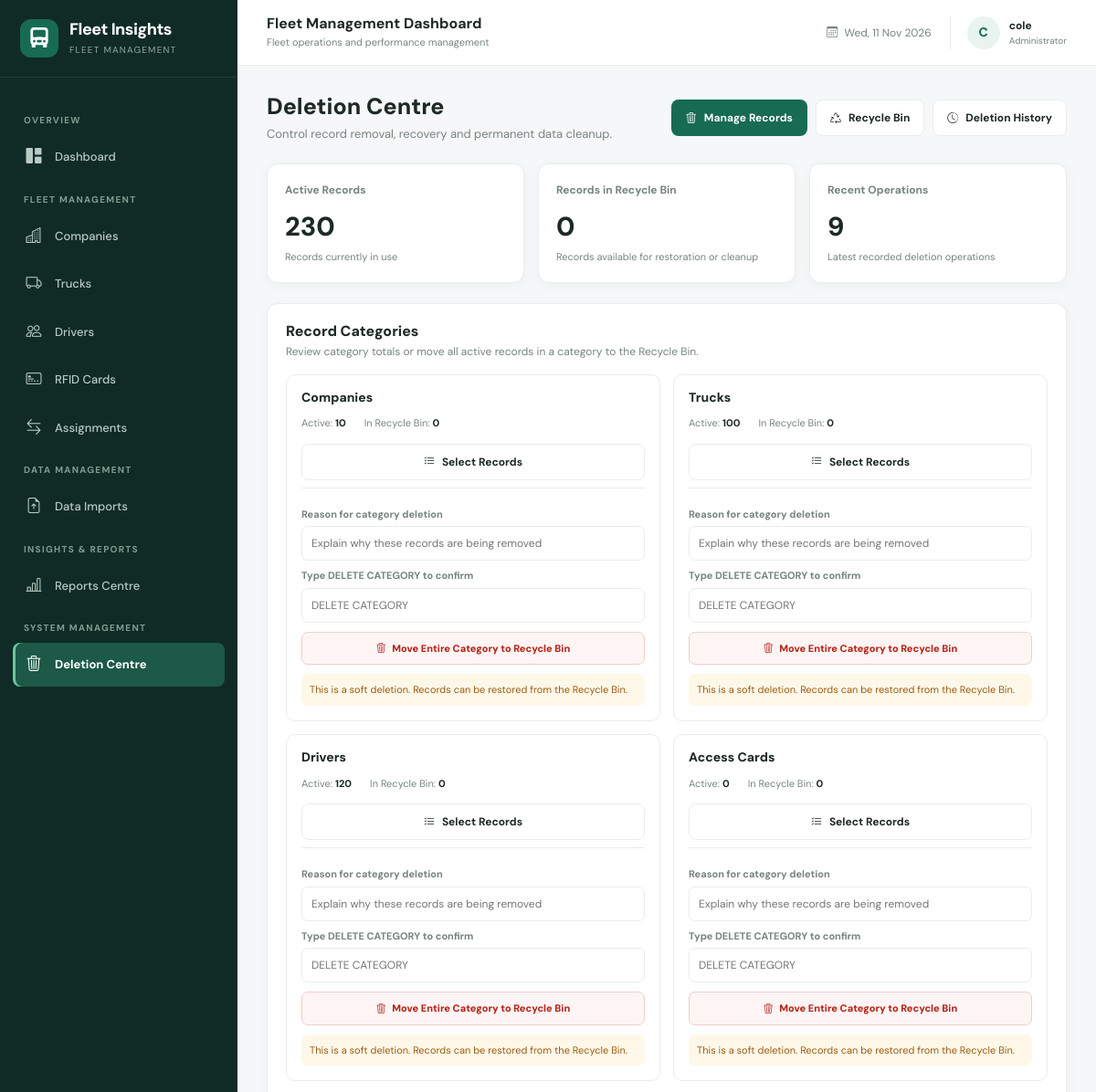
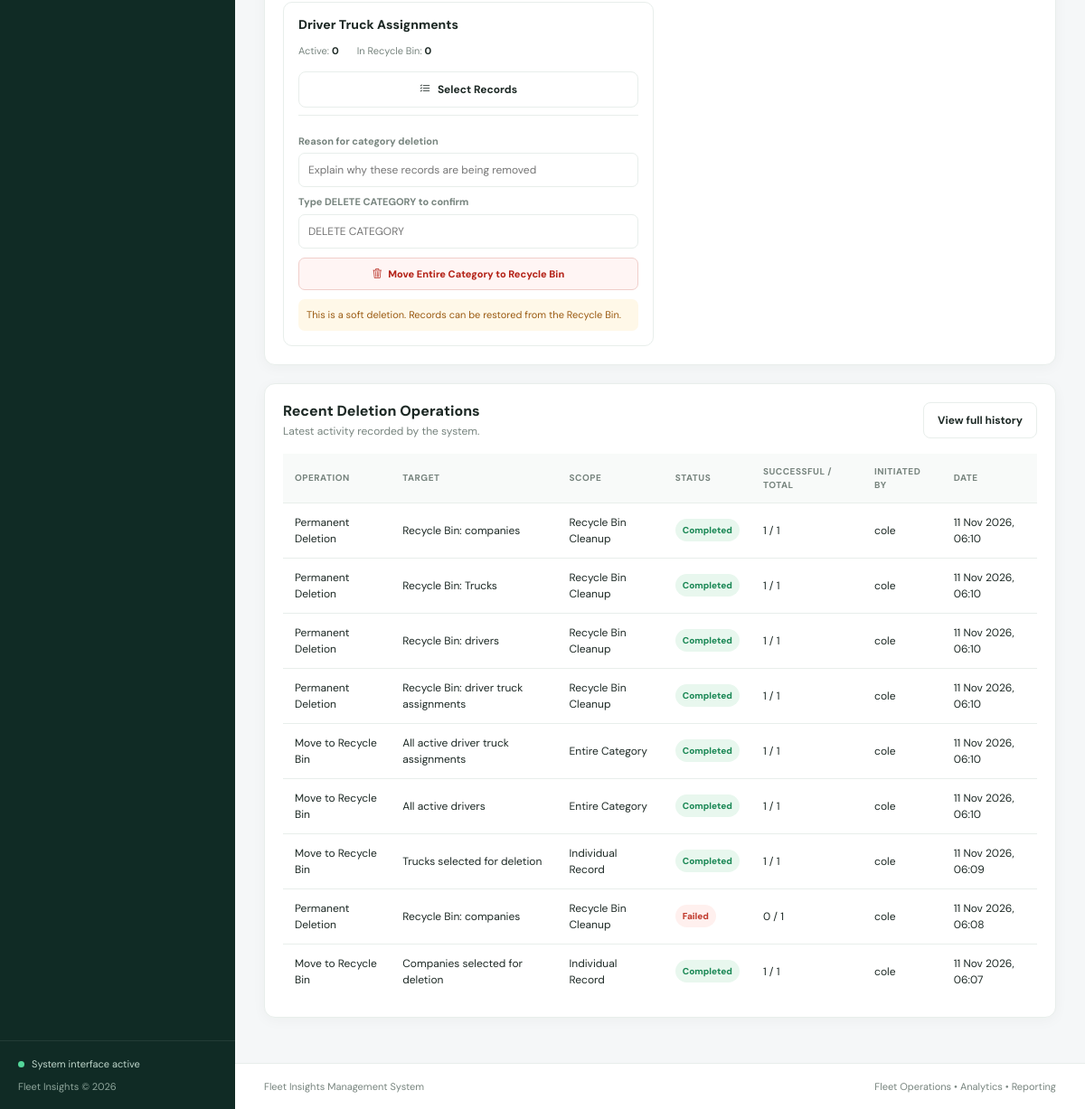
The app's page /deletion-center/ (signed in) with its own data (2 pictures, top to bottom).
### apps/deletion_center/models.py (models this page shows, shortened)
class DeletionOperation(models.Model):
    ACTION_CHOICES = [
        ("soft_delete", "Move to Recycle Bin"),
        ("restore", "Restore Records"),
        ("permanent_delete", "Permanent Deletion"),
    ]
    SCOPE_CHOICES = [
        ("individual", "Individual Record"),
        ("bulk", "Bulk Records"),
        ("category", "Entire Category"),
        ("batch", "Import Batch"),
        ("dataset", "Entire Dataset"),
        ("recycle_bin", "Recycle Bin Cleanup"),
    ]
    STATUS_CHOICES = [
        ("pending", "Pending"),
        ("completed", "Completed"),
        ("partial", "Partially Completed"),
        ("failed", "Failed"),
    ]
    action = models.CharField(
        max_length=30,
        choices=ACTION_CHOICES,
    )
    scope = models.CharField(
        max_length=30,
        choices=SCOPE_CHOICES,
    )
    target_label = models.CharField(
        max_length=255,
        help_text="Description of the records or dataset affected.",
    )
    reason = models.TextField(
        blank=True,
    )
    status = models.CharField(
        max_length=20,
        choices=STATUS_CHOICES,
        default="pending",
    )
    total_records = models.PositiveIntegerField(default=0)
    successful_records = models.PositiveIntegerField(default=0)
    failed_records = models.PositiveIntegerField(default=0)
    details = models.JSONField(
        default=dict,
        blank=True,
        help_text="Additional operation information.",
    )
    initiated_by = models.ForeignKey(
        settings.AUTH_USER_MODEL,
        on_delete=models.SET_NULL,
        null=True,
        blank=True,
        related_name="deletion_operations",
    )
    created_at = models.DateTimeField(auto_now_add=True)
    completed_at = models.DateTimeField(
        null=True,
        blank=True,
    )
    class Meta:
        ordering = ["-created_at"]
        verbose_name = "Deletion Operation"
        verbose_name_plural = "Deletion Operations"
        indexes = [
            models.Index(
                fields=["action", "status"],
                name="del_op_action_status_idx",
            ),
            models.Index(
                fields=["created_at"],
                name="del_op_created_idx",
            ),
        ]

### apps/deletion_center/views.py (the view)
# urls.py: path("", views.deletion_dashboard, name="dashboard"),
@staff_member_required(login_url="/admin/login/")
def deletion_dashboard(request):
    models = list(DELETION_CATEGORIES.values())
    recycle_bin_count = sum(
        model.objects.filter(is_deleted=True).count()
        for model in models
    )
    active_record_count = sum(
        model.objects.filter(is_deleted=False).count()
        for model in models
    )
    categories = []
    for key, model in DELETION_CATEGORIES.items():
        categories.append({
            "key": key,
            "label": model._meta.verbose_name_plural.title(),
            "active_count": model.objects.filter(
                is_deleted=False
            ).count(),
            "deleted_count": model.objects.filter(
                is_deleted=True
            ).count(),
        })
    context = {
        "recycle_bin_count": recycle_bin_count,
        "active_record_count": active_record_count,
        "recent_operations": DeletionOperation.objects.select_related(
            "initiated_by"
        )[:10],
        "categories": categories,
    }
    return render(
        request,
        "deletion_center/dashboard.html",
        context,
    )

### templates/deletion_center/dashboard.html (shortened to what this page needs)
{% extends "base.html" %}
{% block content %}
<div class="dc-page">
    <div class="dc-header">
        <div>
            <h2>Deletion Centre</h2>
            <p>Control record removal, recovery and permanent data cleanup.</p>
        </div>
        <div class="dc-actions">
            <a href="{% url 'deletion_center:manage_records' %}" class="dc-btn dc-btn-primary">
                <i class="bi bi-trash3"></i> Manage Records
            </a>
            <a href="{% url 'deletion_center:recycle_bin' %}" class="dc-btn dc-btn-outline">
                <i class="bi bi-recycle"></i> Recycle Bin
            </a>
            <a href="{% url 'deletion_center:history' %}" class="dc-btn dc-btn-outline">
                <i class="bi bi-clock-history"></i> Deletion History
            </a>
        </div>
    </div>
    <div class="dc-stats">
        <div class="dc-stat">
            <div class="dc-stat-label">Active Records</div>
            <div class="dc-stat-value">{{ active_record_count }}</div>
            <div class="dc-stat-note">Records currently in use</div>
        </div>
        <div class="dc-stat">
            <div class="dc-stat-label">Records in Recycle Bin</div>
            <div class="dc-stat-value">{{ recycle_bin_count }}</div>
            <div class="dc-stat-note">Records available for restoration or cleanup</div>
        </div>
        <div class="dc-stat">
            <div class="dc-stat-label">Recent Operations</div>
            <div class="dc-stat-value">{{ recent_operations|length }}</div>
            <div class="dc-stat-note">Latest recorded deletion operations</div>
        </div>
    </div>
    <div class="dc-panel">
        <div class="dc-panel-heading">
            <div>
                <h5>Record Categories</h5>
                <p>Review category totals or move all active records in a category to the Recycle Bin.</p>
            </div>
        </div>
        <div class="dc-category-grid">
            {% for category in categories %}
            <div class="dc-category">
                <h6>{{ category.label }}</h6>
                <div class="dc-counts">
                    <span>Active: <strong>{{ category.active_count }}</strong></span>
                    <span>In Recycle Bin: <strong>{{ category.deleted_count }}</strong></span>
                </div>
                <a class="dc-btn dc-btn-outline w-100 mb-2"
                    href="{% url 'deletion_center:manage_records' %}?category={{ category.key }}">
                    <i class="bi bi-list-check"></i> Select Records
                </a>
                <form method="POST" action="{% url 'deletion_center:delete_category' %}"
                    onsubmit="return confirm('This will move every active record in this category to the Recycle Bin. Continue?');">
                    <label>Reason for category deletion</label>
                    <input type="text" name="reason" required maxlength="500"
                        placeholder="Explain why these records are being removed">
                    <label>Type DELETE CATEGORY to confirm</label>
                    <input type="text" name="confirmation" required placeholder="DELETE CATEGORY">
                    <button type="submit" class="dc-danger-btn">
                        <i class="bi bi-trash3 me-1"></i> Move Entire Category to Recycle Bin
                    </button>
                </form>
                <div class="dc-warning">
                    This is a soft deletion. Records can be restored from the Recycle Bin.
                </div>
            </div>
            {% endfor %}
        </div>
    </div>
    <div class="dc-panel">
        <div class="dc-panel-heading">
            <div>
                <h5>Recent Deletion Operations</h5>
                <p>Latest activity recorded by the system.</p>
            </div>
            <a href="{% url 'deletion_center:history' %}" class="dc-btn dc-btn-outline">
                View full history
            </a>
        </div>
        <div class="dc-table-wrap">
            <table class="dc-table">
                <thead>
                    <tr>
                        <th>Operation</th>
                        <th>Target</th>
                        <th>Scope</th>
                        <th>Status</th>
                        <th>Successful / Total</th>
                        <th>Initiated By</th>
                        <th>Date</th>
                    </tr>
                </thead>
                <tbody>
                    {% for operation in recent_operations %}
                    <tr>
                        <td>{{ operation.get_action_display }}</td>
                        <td>{{ operation.target_label }}</td>
                        <td>{{ operation.get_scope_display }}</td>
                        <td>
                            <span class="dc-status {{ operation.status }}">
                                {{ operation.get_status_display }}
                            </span>
                        </td>
                        <td>{{ operation.successful_records }} / {{ operation.total_records }}</td>
                        <td>{{ operation.initiated_by|default:"System" }}</td>
                        <td>{{ operation.created_at|date:"d M Y, H:i" }}</td>
                    </tr>
                    {% empty %}
                    <tr>
                        <td colspan="7">No deletion operations have been recorded yet.</td>
                    </tr>
                    {% endfor %}
                </tbody>
            </table>
        </div>
    </div>
</div>
{% endblock %}

### templates/base.html (shortened to what this page needs)
{% load static %}
<!DOCTYPE html>
<html lang="en">
<head>
    <link href="https://cdn.jsdelivr.net/npm/bootstrap@5.3.3/dist/css/bootstrap.min.css" rel="stylesheet">
    <link href="https://cdn.jsdelivr.net/npm/bootstrap-icons@1.11.3/font/bootstrap-icons.min.css" rel="stylesheet">
</head>
<body>
    <aside class="sidebar" id="sidebar">
        <div class="brand">
            <div class="brand-logo">
                <i class="bi bi-truck-front-fill"></i>
            </div>
            <div>
                <div class="brand-name">Fleet Insights</div>
                <div class="brand-subtitle">Fleet Management</div>
            </div>
        </div>
        <div class="sidebar-content">
            <div class="nav-heading">Overview</div>
            <a href="/" class="sidebar-link {% if request.path == '/' %}active{% endif %}">
                <i class="bi bi-grid-1x2-fill"></i>
                <span>Dashboard</span>
            </a>
            <div class="nav-heading">Fleet Management</div>
            <a href="/companies/" class="sidebar-link {% if '/companies/' in request.path %}active{% endif %}">
                <i class="bi bi-buildings"></i>
                <span>Companies</span>
            </a>
            <a href="/trucks/" class="sidebar-link {% if '/trucks/' in request.path %}active{% endif %}">
                <i class="bi bi-truck"></i>
                <span>Trucks</span>
            </a>
            <a href="/drivers/" class="sidebar-link {% if '/drivers/' in request.path %}active{% endif %}">
                <i class="bi bi-people"></i>
                <span>Drivers</span>
            </a>
            <a href="/access-cards/" class="sidebar-link {% if '/access-cards/' in request.path %}active{% endif %}">
                <i class="bi bi-credit-card-2-front"></i>
                <span>RFID Cards</span>
            </a>
            <a href="/assignments/" class="sidebar-link {% if '/assignments/' in request.path %}active{% endif %}">
                <i class="bi bi-arrow-left-right"></i>
                <span>Assignments</span>
            </a>
            <div class="nav-heading">Data Management</div>
            <a href="/imports/" class="sidebar-link {% if '/imports/' in request.path %}active{% endif %}">
                <i class="bi bi-file-earmark-arrow-up"></i>
                <span>Data Imports</span>
            </a>
            <div class="nav-heading">Insights & Reports</div>
            <a href="/reports/" class="sidebar-link {% if '/reports/' in request.path %}active{% endif %}">
                <i class="bi bi-bar-chart-line"></i>
                <span>Reports Centre</span>
            </a>
            <div class="nav-heading">System Management</div>
            <a href="{% url 'deletion_center:dashboard' %}"
                class="sidebar-link {% if '/deletion-center/' in request.path %}active{% endif %}">
                <i class="bi bi-trash3"></i>
                <span>Deletion Centre</span>
            </a>
        </div>
        <div class="sidebar-footer">
            <div class="system-status">
                <span class="status-dot"></span>
                <span>System interface active</span>
            </div>
            Fleet Insights &copy; {% now "Y" %}
        </div>
    </aside>
    <div class="main-wrapper">
        <header class="topbar">
            <div class="topbar-left">
                <div>
                    <h2 class="topbar-title">
                        {% block page_title %}
                        Fleet Management Dashboard
                        {% endblock %}
                    </h2>
                    <div class="topbar-subtitle">
                        Fleet operations and performance management
                    </div>
                </div>
            </div>
            <div class="topbar-right">
                <div class="date-display">
                    <i class="bi bi-calendar3 me-1"></i>
                    {% now "D, d M Y" %}
                </div>
                <div class="user-profile">
                    <div class="user-avatar">
                        {% if request.user.is_authenticated %}
                        {{ request.user.username|first|upper }}
                        {% else %}
                        <i class="bi bi-person"></i>
                        {% endif %}
                    </div>
                    <div class="user-details">
                        <div class="user-name">
                            {% if request.user.is_authenticated %}
                            {{ request.user.get_full_name|default:request.user.username }}
                            {% else %}
                            Fleet Administrator
                            {% endif %}
                        </div>
                        <div class="user-role">Administrator</div>
                    </div>
                </div>
            </div>
        </header>
        <main class="page-content">
            {% block content %}
            {% endblock %}
        </main>
        <footer class="page-footer">
            <span>Fleet Insights Management System</span>
            <span>
                Fleet Operations &bull; Analytics &bull; Reporting
            </span>
        </footer>
    </div>
</body>
</html>

### records on screen
DeletionOperation: action "Permanent Deletion", target_label "Recycle Bin: companies", scope "Recycle Bin Cleanup", status "Completed", successful_records "1", total_records "1", initiated_by "cole", created_at "11 Nov 2026, 06:10"
DeletionOperation: action "Permanent Deletion", target_label "Recycle Bin: Trucks", scope "Recycle Bin Cleanup", status "Completed", successful_records "1", total_records "1", initiated_by "cole", created_at "11 Nov 2026, 06:10"
DeletionOperation: action "Permanent Deletion", target_label "Recycle Bin: drivers", scope "Recycle Bin Cleanup", status "Completed", successful_records "1", total_records "1", initiated_by "cole", created_at "11 Nov 2026, 06:10"
DeletionOperation: action "Permanent Deletion", target_label "Recycle Bin: driver truck assignments", scope "Recycle Bin Cleanup", status "Completed", successful_records "1", total_records "1", initiated_by "cole", created_at "11 Nov 2026, 06:10"
DeletionOperation: action "Move to Recycle Bin", target_label "All active driver truck assignments", scope "Entire Category", status "Completed", successful_records "1", total_records "1", initiated_by "cole", created_at "11 Nov 2026, 06:10"
DeletionOperation: action "Move to Recycle Bin", target_label "All active drivers", scope "Entire Category", status "Completed", successful_records "1", total_records "1", initiated_by "cole", created_at "11 Nov 2026, 06:10"
DeletionOperation: action "Move to Recycle Bin", target_label "Trucks selected for deletion", scope "Individual Record", status "Completed", successful_records "1", total_records "1", initiated_by "cole", created_at "11 Nov 2026, 06:09"
DeletionOperation: action "Permanent Deletion", target_label "Recycle Bin: companies", scope "Recycle Bin Cleanup", status "Failed", successful_records "0", total_records "1", initiated_by "cole", created_at "11 Nov 2026, 06:08"
DeletionOperation: action "Move to Recycle Bin", target_label "Companies selected for deletion", scope "Individual Record", status "Completed", successful_records "1", total_records "1", initiated_by "cole", created_at "11 Nov 2026, 06:07"

### other values on screen
{{ request.user.username|first|upper }} "C"
{{ request.user.get_full_name|default:request.user.username }} "cole"
{{ active_record_count }} "230"
{{ recycle_bin_count }} "0"
{{ recent_operations|length }} "9"
{{ category.label }} "Companies" "Trucks" "Drivers" "Access Cards" "Driver Truck Assignments"
{{ category.active_count }} "10" "100" "120" "0" "0"
{{ category.deleted_count }} "0" "0" "0" "0" "0"
